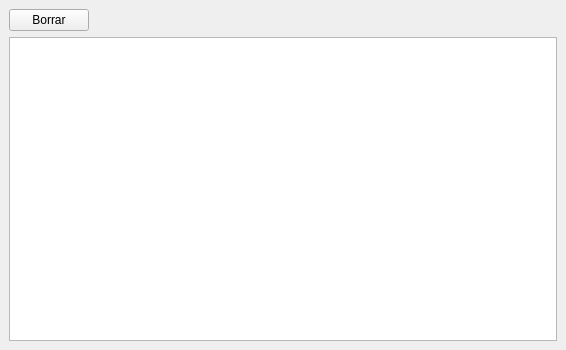
<ui version="4.0" >
 <author></author>
 <comment></comment>
 <exportmacro></exportmacro>
 <class>terminal</class>
 <widget class="QWidget" name="terminal" >
  <property name="geometry" >
   <rect>
    <x>0</x>
    <y>0</y>
    <width>566</width>
    <height>350</height>
   </rect>
  </property>
  <property name="windowTitle" >
   <string>Monitor de comunicacions</string>
  </property>
  <layout class="QVBoxLayout" >
   <property name="margin" >
    <number>9</number>
   </property>
   <property name="spacing" >
    <number>6</number>
   </property>
   <item>
    <layout class="QHBoxLayout" >
     <property name="margin" >
      <number>0</number>
     </property>
     <property name="spacing" >
      <number>6</number>
     </property>
     <item>
      <widget class="QPushButton" name="b_borrar" >
       <property name="text" >
        <string>Borrar</string>
       </property>
      </widget>
     </item>
     <item>
      <spacer>
       <property name="orientation" >
        <enum>Qt::Horizontal</enum>
       </property>
       <property name="sizeHint" >
        <size>
         <width>40</width>
         <height>20</height>
        </size>
       </property>
      </spacer>
     </item>
    </layout>
   </item>
   <item>
    <widget class="QTextEdit" name="t_terminal" >
     <property name="undoRedoEnabled" >
      <bool>false</bool>
     </property>
     <property name="readOnly" >
      <bool>true</bool>
     </property>
    </widget>
   </item>
  </layout>
 </widget>
 <pixmapfunction></pixmapfunction>
 <resources/>
 <connections>
  <connection>
   <sender>b_borrar</sender>
   <signal>clicked()</signal>
   <receiver>t_terminal</receiver>
   <slot>clear()</slot>
   <hints>
    <hint type="sourcelabel" >
     <x>54</x>
     <y>25</y>
    </hint>
    <hint type="destinationlabel" >
     <x>122</x>
     <y>119</y>
    </hint>
   </hints>
  </connection>
 </connections>
</ui>
